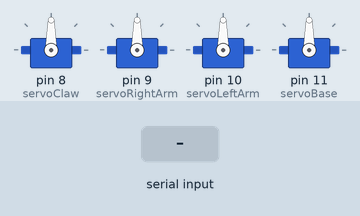
Bench run of a sketch on a simulated Arduino Uno, built with avr-gcc and run on an emulated ATmega328P. Parts: 4 × servo. Inputs (shaded band) come from the test bench.

Above: at 1.2 s.
1.3 s: "L" received over Serial
At 2.0 s:
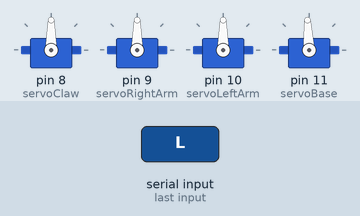
2.8 s: "L" received over the second serial link
At 3.1 s:
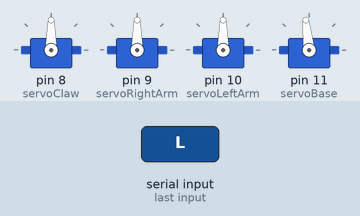
4.3 s: "l" received over Serial
At 5.5 s:
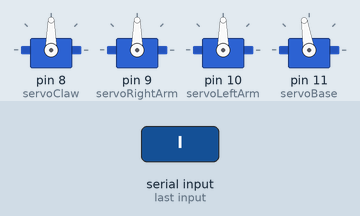
5.8 s: "l" received over the second serial link
At 6.6 s:
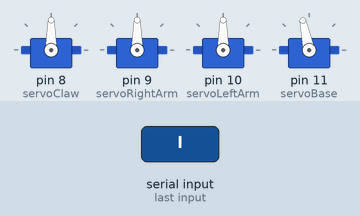
7.3 s: "R" received over the second serial link
At 7.7 s:
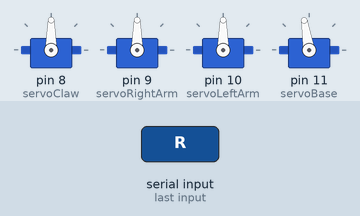
8.8 s: "3" received over the second serial link
At 10.1 s:
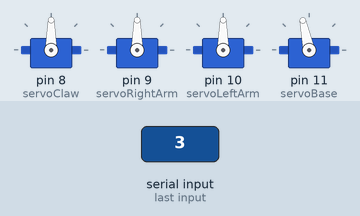
Timing chart, 0 to 11.3 s (numbered marks = the images above; inputs shaded):
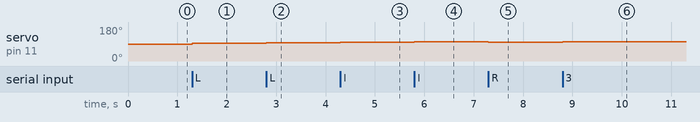

Measured:
- after the input at 1.3 s, servo on pin 11 (servoBase): 90° → 93° at once
- after the input at 2.8 s, servo on pin 11 (servoBase): 93° → 96° at once
- after the input at 4.3 s, servo on pin 11 (servoBase): 96° → 99° at once
- after the input at 5.8 s, servo on pin 11 (servoBase): 99° → 102° at once
- after the input at 7.3 s, servo on pin 11 (servoBase): 102° → 99° at once
- after the input at 8.8 s, servo on pin 11 (servoBase): 99° → 102° at once

The sketch:

ProjektmikrolapaArduino.ino
```cpp
#include <Servo.h>
#include <SoftwareSerial.h>

SoftwareSerial BTSerial(6, 7);

Servo servoClaw;     // Pin 8  - Łapa / Chwytak
Servo servoRightArm; // Pin 9  - Prawe ramię
Servo servoLeftArm;  // Pin 10 - Lewe ramię
Servo servoBase;     // Pin 11 - Podstawa (obrót)

int posBase = 90;
int posLeftArm = 90;
int posRightArm = 90;
int posClaw = 90;

void setup() {
  Serial.begin(9600);
  BTSerial.begin(9600);

  servoClaw.attach(8);
  servoRightArm.attach(9);
  servoLeftArm.attach(10);
  servoBase.attach(11);

  resetPositions();
}

void loop() {
  char command = ' ';

  if (BTSerial.available() > 0) {
    command = BTSerial.read();
  } else if (Serial.available() > 0) {
    command = Serial.read();
  }

  if (command != ' ') {
    processCommand(command);
  }
}

void processCommand(char cmd) {
  int armStep = 3;   // Wolny krok dla ramion (brak migania)
  int clawStep = 10; // Mocny krok dla szczypiec

  switch (cmd) {
    // === LEWY PAD (PODSTAWA) ===
    case 'L': case 'l': case '3':
      posBase = constrain(posBase + armStep, 0, 180);
      servoBase.write(posBase);
      break;

    case 'R': case 'r': case '4':
      posBase = constrain(posBase - armStep, 0, 180);
      servoBase.write(posBase);
      break;

    // === LEWE RAMIĘ ===
    case 'U': case 'u': case '1': case 'W': case 'w': case 'F': case 'f':
      posLeftArm = constrain(posLeftArm + armStep, 0, 180);
      servoLeftArm.write(posLeftArm);
      break;

    case 'D': case 'd': case '2': case 'B': case 'b': // Usunięto 'S' i 's' stąd
      posLeftArm = constrain(posLeftArm - armStep, 0, 180);
      servoLeftArm.write(posLeftArm);
      break;

    // === PRAWY PAD (PRAWE RAMIĘ) ===
    case 'T': case 't': case '5': case 'I': case 'i':
      posRightArm = constrain(posRightArm + armStep, 0, 180);
      servoRightArm.write(posRightArm);
      break;

    case 'X': case 'x': case '6': case 'K': case 'k':
      posRightArm = constrain(posRightArm - armStep, 0, 180);
      servoRightArm.write(posRightArm);
      break;

    // === ŁAPA / SZCZYPCE ===
    // Kwadrat / S / Q / J / 7 -> OTWIERANIE
    case 'S': case 's': case 'J': case 'j': case '7': case 'Q': case 'q':
      posClaw = constrain(posClaw + clawStep, 0, 180);
      servoClaw.write(posClaw);
      break;

    // Kółko / C / E / 8 -> ZAMYKANIE
    case 'C': case 'c': case '8': case 'E': case 'e':
      posClaw = constrain(posClaw - clawStep, 0, 180);
      servoClaw.write(posClaw);
      break;

    // === RESET ===
    case 'A': case 'a': case 'P': case 'p':
      resetPositions();
      break;
  }
}

void resetPositions() {
  posBase = 90;
  posLeftArm = 90;
  posRightArm = 90;
  posClaw = 90;

  servoBase.write(posBase);
  servoLeftArm.write(posLeftArm);
  servoRightArm.write(posRightArm);
  servoClaw.write(posClaw);
}
```
